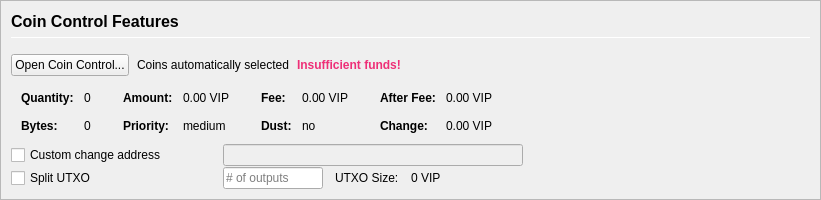
         <widget class="QFrame" name="frameCoinControl">
          <property name="sizePolicy">
           <sizepolicy hsizetype="Expanding" vsizetype="Expanding">
            <horstretch>0</horstretch>
            <verstretch>0</verstretch>
           </sizepolicy>
          </property>
          <property name="maximumSize">
           <size>
            <width>16777215</width>
            <height>16777215</height>
           </size>
          </property>
          <property name="frameShape">
           <enum>QFrame::StyledPanel</enum>
          </property>
          <property name="frameShadow">
           <enum>QFrame::Sunken</enum>
          </property>
          <layout class="QVBoxLayout" name="verticalLayoutCoinControl2">
           <property name="spacing">
            <number>0</number>
           </property>
           <property name="leftMargin">
            <number>0</number>
           </property>
           <property name="topMargin">
            <number>0</number>
           </property>
           <property name="rightMargin">
            <number>0</number>
           </property>
           <property name="bottomMargin">
            <number>0</number>
           </property>
           <item>
            <widget class="QFrame" name="frameCoinControl_BG">
             <layout class="QVBoxLayout" name="verticalLayoutCoinControl" stretch="0,0,0,0,0,0">
              <property name="spacing">
               <number>1</number>
              </property>
              <property name="leftMargin">
               <number>10</number>
              </property>
              <property name="topMargin">
               <number>10</number>
              </property>
              <item>
               <layout class="QHBoxLayout" name="horizontalLayoutCoinControl1">
                <property name="bottomMargin">
                 <number>15</number>
                </property>
                <item>
                 <layout class="QVBoxLayout" name="verticalLayout_3">
                  <property name="spacing">
                   <number>6</number>
                  </property>
                  <item>
                   <widget class="QLabel" name="labelCoinControlFeatures">
                    <property name="sizePolicy">
                     <sizepolicy hsizetype="Preferred" vsizetype="Maximum">
                      <horstretch>0</horstretch>
                      <verstretch>0</verstretch>
                     </sizepolicy>
                    </property>
                    <property name="minimumSize">
                     <size>
                      <width>0</width>
                      <height>20</height>
                     </size>
                    </property>
                    <property name="font">
                     <font>
                      <pointsize>12</pointsize>
                      <weight>75</weight>
                      <bold>true</bold>
                     </font>
                    </property>
                    <property name="styleSheet">
                     <string notr="true">font-weight:bold;</string>
                    </property>
                    <property name="text">
                     <string>Coin Control Features</string>
                    </property>
                   </widget>
                  </item>
                  <item>
                   <widget class="Line" name="line">
                    <property name="minimumSize">
                     <size>
                      <width>0</width>
                      <height>1</height>
                     </size>
                    </property>
                    <property name="maximumSize">
                     <size>
                      <width>16777215</width>
                      <height>1</height>
                     </size>
                    </property>
                    <property name="orientation">
                     <enum>Qt::Horizontal</enum>
                    </property>
                   </widget>
                  </item>
                 </layout>
                </item>
               </layout>
              </item>
              <item>
               <layout class="QHBoxLayout" name="horizontalLayoutCoinControl2" stretch="0,0,0,0">
                <property name="spacing">
                 <number>8</number>
                </property>
                <property name="bottomMargin">
                 <number>10</number>
                </property>
                <item>
                 <widget class="QPushButton" name="pushButtonCoinControl">
                  <property name="styleSheet">
                   <string notr="true"/>
                  </property>
                  <property name="text">
                   <string>Open Coin Control...</string>
                  </property>
                  <property name="autoDefault">
                   <bool>false</bool>
                  </property>
                 </widget>
                </item>
                <item>
                 <widget class="QLabel" name="labelCoinControlAutomaticallySelected">
                  <property name="text">
                   <string>Coins automatically selected</string>
                  </property>
                  <property name="margin">
                   <number>5</number>
                  </property>
                 </widget>
                </item>
                <item>
                 <widget class="QLabel" name="labelCoinControlInsuffFunds">
                  <property name="font">
                   <font>
                    <weight>75</weight>
                    <bold>true</bold>
                   </font>
                  </property>
                  <property name="styleSheet">
                   <string notr="true">color: #ee2f77;font-weight:bold;</string>
                  </property>
                  <property name="text">
                   <string>Insufficient funds!</string>
                  </property>
                  <property name="margin">
                   <number>5</number>
                  </property>
                 </widget>
                </item>
                <item>
                 <spacer name="horizontalSpacerCoinControl">
                  <property name="orientation">
                   <enum>Qt::Horizontal</enum>
                  </property>
                  <property name="sizeHint" stdset="0">
                   <size>
                    <width>40</width>
                    <height>1</height>
                   </size>
                  </property>
                 </spacer>
                </item>
               </layout>
              </item>
              <item>
               <widget class="QWidget" name="widgetCoinControl" native="true">
                <property name="sizePolicy">
                 <sizepolicy hsizetype="Preferred" vsizetype="Preferred">
                  <horstretch>0</horstretch>
                  <verstretch>0</verstretch>
                 </sizepolicy>
                </property>
                <property name="minimumSize">
                 <size>
                  <width>0</width>
                  <height>0</height>
                 </size>
                </property>
                <property name="styleSheet">
                 <string notr="true"/>
                </property>
                <layout class="QHBoxLayout" name="horizontalLayoutCoinControl5">
                 <property name="leftMargin">
                  <number>0</number>
                 </property>
                 <property name="topMargin">
                  <number>0</number>
                 </property>
                 <property name="rightMargin">
                  <number>0</number>
                 </property>
                 <property name="bottomMargin">
                  <number>0</number>
                 </property>
                 <item>
                  <layout class="QHBoxLayout" name="horizontalLayoutCoinControl3" stretch="0,0,0,1">
                   <property name="spacing">
                    <number>20</number>
                   </property>
                   <property name="topMargin">
                    <number>0</number>
                   </property>
                   <property name="bottomMargin">
                    <number>10</number>
                   </property>
                   <item>
                    <layout class="QFormLayout" name="formLayoutCoinControl1">
                     <property name="horizontalSpacing">
                      <number>10</number>
                     </property>
                     <property name="verticalSpacing">
                      <number>14</number>
                     </property>
                     <property name="leftMargin">
                      <number>10</number>
                     </property>
                     <property name="topMargin">
                      <number>4</number>
                     </property>
                     <property name="rightMargin">
                      <number>6</number>
                     </property>
                     <item row="0" column="0">
                      <widget class="QLabel" name="labelCoinControlQuantityText">
                       <property name="font">
                        <font>
                         <weight>75</weight>
                         <bold>true</bold>
                        </font>
                       </property>
                       <property name="text">
                        <string>Quantity:</string>
                       </property>
                       <property name="margin">
                        <number>0</number>
                       </property>
                      </widget>
                     </item>
                     <item row="0" column="1">
                      <widget class="QLabel" name="labelCoinControlQuantity">
                       <property name="cursor">
                        <cursorShape>IBeamCursor</cursorShape>
                       </property>
                       <property name="contextMenuPolicy">
                        <enum>Qt::ActionsContextMenu</enum>
                       </property>
                       <property name="text">
                        <string notr="true">0</string>
                       </property>
                       <property name="margin">
                        <number>0</number>
                       </property>
                       <property name="textInteractionFlags">
                        <set>Qt::LinksAccessibleByMouse|Qt::TextSelectableByKeyboard|Qt::TextSelectableByMouse</set>
                       </property>
                      </widget>
                     </item>
                     <item row="1" column="0">
                      <widget class="QLabel" name="labelCoinControlBytesText">
                       <property name="font">
                        <font>
                         <weight>75</weight>
                         <bold>true</bold>
                        </font>
                       </property>
                       <property name="text">
                        <string>Bytes:</string>
                       </property>
                      </widget>
                     </item>
                     <item row="1" column="1">
                      <widget class="QLabel" name="labelCoinControlBytes">
                       <property name="cursor">
                        <cursorShape>IBeamCursor</cursorShape>
                       </property>
                       <property name="contextMenuPolicy">
                        <enum>Qt::ActionsContextMenu</enum>
                       </property>
                       <property name="text">
                        <string notr="true">0</string>
                       </property>
                       <property name="textInteractionFlags">
                        <set>Qt::LinksAccessibleByMouse|Qt::TextSelectableByKeyboard|Qt::TextSelectableByMouse</set>
                       </property>
                      </widget>
                     </item>
                    </layout>
                   </item>
                   <item>
                    <layout class="QFormLayout" name="formLayoutCoinControl2">
                     <property name="horizontalSpacing">
                      <number>10</number>
                     </property>
                     <property name="verticalSpacing">
                      <number>14</number>
                     </property>
                     <property name="leftMargin">
                      <number>6</number>
                     </property>
                     <property name="topMargin">
                      <number>4</number>
                     </property>
                     <property name="rightMargin">
                      <number>6</number>
                     </property>
                     <item row="0" column="0">
                      <widget class="QLabel" name="labelCoinControlAmountText">
                       <property name="font">
                        <font>
                         <weight>75</weight>
                         <bold>true</bold>
                        </font>
                       </property>
                       <property name="text">
                        <string>Amount:</string>
                       </property>
                       <property name="margin">
                        <number>0</number>
                       </property>
                      </widget>
                     </item>
                     <item row="0" column="1">
                      <widget class="QLabel" name="labelCoinControlAmount">
                       <property name="cursor">
                        <cursorShape>IBeamCursor</cursorShape>
                       </property>
                       <property name="contextMenuPolicy">
                        <enum>Qt::ActionsContextMenu</enum>
                       </property>
                       <property name="text">
                        <string notr="true">0.00 VIP</string>
                       </property>
                       <property name="textInteractionFlags">
                        <set>Qt::LinksAccessibleByMouse|Qt::TextSelectableByKeyboard|Qt::TextSelectableByMouse</set>
                       </property>
                      </widget>
                     </item>
                     <item row="1" column="0">
                      <widget class="QLabel" name="labelCoinControlPriorityText">
                       <property name="font">
                        <font>
                         <weight>75</weight>
                         <bold>true</bold>
                        </font>
                       </property>
                       <property name="text">
                        <string>Priority:</string>
                       </property>
                      </widget>
                     </item>
                     <item row="1" column="1">
                      <widget class="QLabel" name="labelCoinControlPriority">
                       <property name="cursor">
                        <cursorShape>IBeamCursor</cursorShape>
                       </property>
                       <property name="contextMenuPolicy">
                        <enum>Qt::ActionsContextMenu</enum>
                       </property>
                       <property name="text">
                        <string>medium</string>
                       </property>
                       <property name="textInteractionFlags">
                        <set>Qt::LinksAccessibleByMouse|Qt::TextSelectableByKeyboard|Qt::TextSelectableByMouse</set>
                       </property>
                      </widget>
                     </item>
                    </layout>
                   </item>
                   <item>
                    <layout class="QFormLayout" name="formLayoutCoinControl3">
                     <property name="horizontalSpacing">
                      <number>10</number>
                     </property>
                     <property name="verticalSpacing">
                      <number>14</number>
                     </property>
                     <property name="leftMargin">
                      <number>6</number>
                     </property>
                     <property name="topMargin">
                      <number>4</number>
                     </property>
                     <property name="rightMargin">
                      <number>6</number>
                     </property>
                     <item row="0" column="0">
                      <widget class="QLabel" name="labelCoinControlFeeText">
                       <property name="font">
                        <font>
                         <weight>75</weight>
                         <bold>true</bold>
                        </font>
                       </property>
                       <property name="text">
                        <string>Fee:</string>
                       </property>
                       <property name="margin">
                        <number>0</number>
                       </property>
                      </widget>
                     </item>
                     <item row="0" column="1">
                      <widget class="QLabel" name="labelCoinControlFee">
                       <property name="cursor">
                        <cursorShape>IBeamCursor</cursorShape>
                       </property>
                       <property name="contextMenuPolicy">
                        <enum>Qt::ActionsContextMenu</enum>
                       </property>
                       <property name="text">
                        <string notr="true">0.00 VIP</string>
                       </property>
                       <property name="textInteractionFlags">
                        <set>Qt::LinksAccessibleByMouse|Qt::TextSelectableByKeyboard|Qt::TextSelectableByMouse</set>
                       </property>
                      </widget>
                     </item>
                     <item row="1" column="0">
                      <widget class="QLabel" name="labelCoinControlLowOutputText">
                       <property name="font">
                        <font>
                         <weight>75</weight>
                         <bold>true</bold>
                        </font>
                       </property>
                       <property name="text">
                        <string>Dust:</string>
                       </property>
                      </widget>
                     </item>
                     <item row="1" column="1">
                      <widget class="QLabel" name="labelCoinControlLowOutput">
                       <property name="cursor">
                        <cursorShape>IBeamCursor</cursorShape>
                       </property>
                       <property name="contextMenuPolicy">
                        <enum>Qt::ActionsContextMenu</enum>
                       </property>
                       <property name="text">
                        <string>no</string>
                       </property>
                       <property name="textInteractionFlags">
                        <set>Qt::LinksAccessibleByMouse|Qt::TextSelectableByKeyboard|Qt::TextSelectableByMouse</set>
                       </property>
                      </widget>
                     </item>
                    </layout>
                   </item>
                   <item>
                    <layout class="QFormLayout" name="formLayoutCoinControl4">
                     <property name="horizontalSpacing">
                      <number>10</number>
                     </property>
                     <property name="verticalSpacing">
                      <number>14</number>
                     </property>
                     <property name="leftMargin">
                      <number>6</number>
                     </property>
                     <property name="topMargin">
                      <number>4</number>
                     </property>
                     <property name="rightMargin">
                      <number>6</number>
                     </property>
                     <item row="0" column="0">
                      <widget class="QLabel" name="labelCoinControlAfterFeeText">
                       <property name="font">
                        <font>
                         <weight>75</weight>
                         <bold>true</bold>
                        </font>
                       </property>
                       <property name="text">
                        <string>After Fee:</string>
                       </property>
                       <property name="margin">
                        <number>0</number>
                       </property>
                      </widget>
                     </item>
                     <item row="0" column="1">
                      <widget class="QLabel" name="labelCoinControlAfterFee">
                       <property name="cursor">
                        <cursorShape>IBeamCursor</cursorShape>
                       </property>
                       <property name="contextMenuPolicy">
                        <enum>Qt::ActionsContextMenu</enum>
                       </property>
                       <property name="text">
                        <string notr="true">0.00 VIP</string>
                       </property>
                       <property name="textInteractionFlags">
                        <set>Qt::LinksAccessibleByMouse|Qt::TextSelectableByKeyboard|Qt::TextSelectableByMouse</set>
                       </property>
                      </widget>
                     </item>
                     <item row="1" column="0">
                      <widget class="QLabel" name="labelCoinControlChangeText">
                       <property name="font">
                        <font>
                         <weight>75</weight>
                         <bold>true</bold>
                        </font>
                       </property>
                       <property name="text">
                        <string>Change:</string>
                       </property>
                      </widget>
                     </item>
                     <item row="1" column="1">
                      <widget class="QLabel" name="labelCoinControlChange">
                       <property name="cursor">
                        <cursorShape>IBeamCursor</cursorShape>
                       </property>
                       <property name="contextMenuPolicy">
                        <enum>Qt::ActionsContextMenu</enum>
                       </property>
                       <property name="text">
                        <string notr="true">0.00 VIP</string>
                       </property>
                       <property name="textInteractionFlags">
                        <set>Qt::LinksAccessibleByMouse|Qt::TextSelectableByKeyboard|Qt::TextSelectableByMouse</set>
                       </property>
                      </widget>
                     </item>
                    </layout>
                   </item>
                  </layout>
                 </item>
                </layout>
               </widget>
              </item>
              <item>
               <layout class="QHBoxLayout" name="horizontalLayoutCoinControl4">
                <property name="spacing">
                 <number>12</number>
                </property>
                <property name="sizeConstraint">
                 <enum>QLayout::SetDefaultConstraint</enum>
                </property>
                <property name="topMargin">
                 <number>0</number>
                </property>
                <property name="rightMargin">
                 <number>0</number>
                </property>
                <item>
                 <widget class="QCheckBox" name="checkBoxCoinControlChange">
                  <property name="sizePolicy">
                   <sizepolicy hsizetype="Preferred" vsizetype="Preferred">
                    <horstretch>0</horstretch>
                    <verstretch>0</verstretch>
                   </sizepolicy>
                  </property>
                  <property name="minimumSize">
                   <size>
                    <width>200</width>
                    <height>0</height>
                   </size>
                  </property>
                  <property name="maximumSize">
                   <size>
                    <width>200</width>
                    <height>16777215</height>
                   </size>
                  </property>
                  <property name="toolTip">
                   <string>If this is activated, but the change address is empty or invalid, change will be sent to a newly generated address.</string>
                  </property>
                  <property name="text">
                   <string>Custom change address</string>
                  </property>
                 </widget>
                </item>
                <item>
                 <widget class="QValidatedLineEdit" name="lineEditCoinControlChange">
                  <property name="enabled">
                   <bool>false</bool>
                  </property>
                  <property name="sizePolicy">
                   <sizepolicy hsizetype="Preferred" vsizetype="Preferred">
                    <horstretch>0</horstretch>
                    <verstretch>0</verstretch>
                   </sizepolicy>
                  </property>
                  <property name="minimumSize">
                   <size>
                    <width>300</width>
                    <height>0</height>
                   </size>
                  </property>
                 </widget>
                </item>
                <item>
                 <widget class="QLabel" name="labelCoinControlChangeLabel">
                  <property name="sizePolicy">
                   <sizepolicy hsizetype="Preferred" vsizetype="Preferred">
                    <horstretch>0</horstretch>
                    <verstretch>0</verstretch>
                   </sizepolicy>
                  </property>
                  <property name="minimumSize">
                   <size>
                    <width>100</width>
                    <height>0</height>
                   </size>
                  </property>
                  <property name="text">
                   <string/>
                  </property>
                  <property name="margin">
                   <number>3</number>
                  </property>
                 </widget>
                </item>
               </layout>
              </item>
              <item>
               <layout class="QHBoxLayout" name="horizontalLayoutCoinControl6">
                <property name="spacing">
                 <number>12</number>
                </property>
                <property name="rightMargin">
                 <number>0</number>
                </property>
                <item>
                 <widget class="QCheckBox" name="splitBlockCheckBox">
                  <property name="sizePolicy">
                   <sizepolicy hsizetype="Preferred" vsizetype="Preferred">
                    <horstretch>0</horstretch>
                    <verstretch>0</verstretch>
                   </sizepolicy>
                  </property>
                  <property name="minimumSize">
                   <size>
                    <width>200</width>
                    <height>0</height>
                   </size>
                  </property>
                  <property name="maximumSize">
                   <size>
                    <width>200</width>
                    <height>16777215</height>
                   </size>
                  </property>
                  <property name="text">
                   <string>Split UTXO</string>
                  </property>
                 </widget>
                </item>
                <item>
                 <widget class="QLineEdit" name="splitBlockLineEdit">
                  <property name="sizePolicy">
                   <sizepolicy hsizetype="Preferred" vsizetype="Preferred">
                    <horstretch>50</horstretch>
                    <verstretch>0</verstretch>
                   </sizepolicy>
                  </property>
                  <property name="minimumSize">
                   <size>
                    <width>100</width>
                    <height>0</height>
                   </size>
                  </property>
                  <property name="maximumSize">
                   <size>
                    <width>100</width>
                    <height>16777215</height>
                   </size>
                  </property>
                  <property name="placeholderText">
                   <string># of outputs</string>
                  </property>
                 </widget>
                </item>
                <item>
                 <widget class="QLabel" name="labelBlockSizeText">
                  <property name="text">
                   <string>UTXO Size:</string>
                  </property>
                 </widget>
                </item>
                <item>
                 <widget class="QLabel" name="labelBlockSize">
                  <property name="text">
                   <string>0 VIP</string>
                  </property>
                 </widget>
                </item>
                <item>
                 <spacer name="horizontalSpacer_7">
                  <property name="orientation">
                   <enum>Qt::Horizontal</enum>
                  </property>
                  <property name="sizeHint" stdset="0">
                   <size>
                    <width>40</width>
                    <height>20</height>
                   </size>
                  </property>
                 </spacer>
                </item>
               </layout>
              </item>
              <item>
               <spacer name="verticalSpacerCoinControl">
                <property name="orientation">
                 <enum>Qt::Vertical</enum>
                </property>
                <property name="sizeHint" stdset="0">
                 <size>
                  <width>800</width>
                  <height>1</height>
                 </size>
                </property>
               </spacer>
              </item>
             </layout>
            </widget>
           </item>
          </layout>
         </widget>
